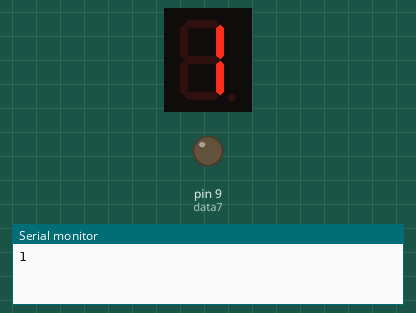
Recording of a sketch running on a simulated Arduino Uno, built with avr-gcc and run on an emulated ATmega328P. Shown: 1-digit seven-segment display, output pins drawn as LEDs (lit = HIGH), the last lines printed to the serial monitor. Wiring (inferred from the names in the program): 1-digit 7-segment display, segments lit when HIGH: segments pin 8, pin 7, pin 6, pin 5, pin 4, pin 3, pin 2. The segment pins are drawn as the display they are named for; pins used as bus, display or sensor lines are not drawn.

Above: at 0.1 s.
At 6.1 s:
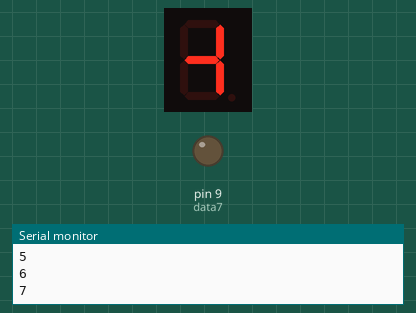
At 9.1 s:
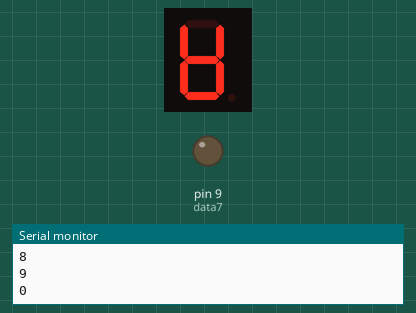
At 10.1 s:
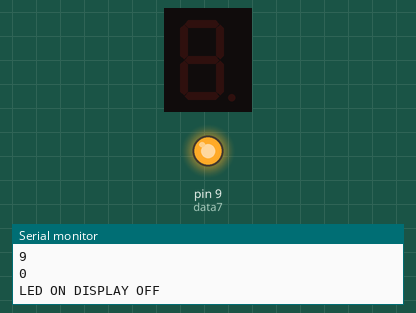
Timing chart, 0 to 30.5 s (numbered marks = the images above):
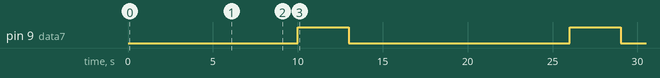

The sketch:

ardu_display.ino
```cpp
/*

  Shift Register Example

  Turning on the outputs of a 74HC595 using an array

 Hardware:

 * 74HC595 shift register

 * LEDs attached to each of the outputs of the shift register

 */
//Pin connected to ST_CP of 74HC595
//int latchPin = 3;
//Pin connected to SH_CP of 74HC595
//int clockPin = 4;
////Pin connected to DS of 74HC595
//int dataPin = 2;
int data0=2;
int data1=3;
int data2=4;
int data3=5;
int data4=6;
int data5=7;
int data6=8;
int data7=9;


//holders for information you're going to pass to shifting function
byte data;
byte dataArray[10];

void setup() {

  //set pins to output because they are addressed in the main loop

// pinMode(latchPin, OUTPUT);
  pinMode(data0, OUTPUT);
  pinMode(data1, OUTPUT);
  pinMode(data2, OUTPUT);
  pinMode(data3, OUTPUT);
  pinMode(data4, OUTPUT);
  pinMode(data5, OUTPUT);
  pinMode(data6, OUTPUT);
  pinMode(data7, OUTPUT);

  Serial.begin(9600);

  //Binary notation as comment

  dataArray[0] =0x30;// 0xFF; //0b11111111
/*
  dataArray[1] =0x6D;// 0xFE; //0b11111110

  dataArray[2] =0x79;// 0xFC; //0b11111100

  dataArray[3] =0x72;// 0xF8; //0b11111000

  dataArray[4] =0x5B;// 0xF0; //0b11110000

  dataArray[5] =0x5F;// 0xE0; //0b11100000

  dataArray[6] =0x31;// 0xC0; //0b11000000

  dataArray[7] =0x7F;// 0x80; //0b10000000

  dataArray[8] =0x7B;// 0x00; //0b00000000

  dataArray[9] =0x3F;// 0xE0; //0b11100000

  dataArray[10] =0x80;// LED ON

  dataArray[11] =0x00;// LED OFF

  //function that blinks all the LEDs

  //gets passed the number of blinks and the pause time

  */
}

void loop() {
  int number=0x30;
  Serial.println("");

     digitalWrite(2,(data0=bitRead(number, 0)));
     Serial.println(1);
     digitalWrite(3,(data0=bitRead(number, 1)));
     digitalWrite(4,(data0=bitRead(number, 2)));
     digitalWrite(5,(data0=bitRead(number, 3)));
     digitalWrite(6,(data0=bitRead(number, 4)));
     digitalWrite(7,(data0=bitRead(number, 5)));
     digitalWrite(8,(data0=bitRead(number, 6)));
     digitalWrite(9,(data0=bitRead(number, 7)));
   delay(1000);

   number=0x6D;
  Serial.println("");

     digitalWrite(2,(data0=bitRead(number, 0)));
     Serial.println(2);
     digitalWrite(3,(data0=bitRead(number, 1)));
     digitalWrite(4,(data0=bitRead(number, 2)));
     digitalWrite(5,(data0=bitRead(number, 3)));
     digitalWrite(6,(data0=bitRead(number, 4)));
     digitalWrite(7,(data0=bitRead(number, 5)));
     digitalWrite(8,(data0=bitRead(number, 6)));
     digitalWrite(9,(data0=bitRead(number, 7)));
   delay(1000);
number=0x79;
  Serial.println("");

     digitalWrite(2,(data0=bitRead(number, 0)));
     Serial.println(3);
     digitalWrite(3,(data0=bitRead(number, 1)));
     digitalWrite(4,(data0=bitRead(number, 2)));
     digitalWrite(5,(data0=bitRead(number, 3)));
     digitalWrite(6,(data0=bitRead(number, 4)));
     digitalWrite(7,(data0=bitRead(number, 5)));
     digitalWrite(8,(data0=bitRead(number, 6)));
     digitalWrite(9,(data0=bitRead(number, 7)));
   delay(1000);
number=0x72;
  Serial.println("");

     digitalWrite(2,(data0=bitRead(number, 0)));
     Serial.println(4);
     digitalWrite(3,(data0=bitRead(number, 1)));
     digitalWrite(4,(data0=bitRead(number, 2)));
     digitalWrite(5,(data0=bitRead(number, 3)));
     digitalWrite(6,(data0=bitRead(number, 4)));
     digitalWrite(7,(data0=bitRead(number, 5)));
     digitalWrite(8,(data0=bitRead(number, 6)));
     digitalWrite(9,(data0=bitRead(number, 7)));
   delay(1000);
number=0x5B;
  Serial.println("");

     digitalWrite(2,(data0=bitRead(number, 0)));
     Serial.println(5);
     digitalWrite(3,(data0=bitRead(number, 1)));
     digitalWrite(4,(data0=bitRead(number, 2)));
     digitalWrite(5,(data0=bitRead(number, 3)));
     digitalWrite(6,(data0=bitRead(number, 4)));
     digitalWrite(7,(data0=bitRead(number, 5)));
     digitalWrite(8,(data0=bitRead(number, 6)));
     digitalWrite(9,(data0=bitRead(number, 7)));
   delay(1000);
number=0x5F;
  Serial.println("");

     digitalWrite(2,(data0=bitRead(number, 0)));
     Serial.println(6);
     digitalWrite(3,(data0=bitRead(number, 1)));
     digitalWrite(4,(data0=bitRead(number, 2)));
     digitalWrite(5,(data0=bitRead(number, 3)));
     digitalWrite(6,(data0=bitRead(number, 4)));
     digitalWrite(7,(data0=bitRead(number, 5)));
     digitalWrite(8,(data0=bitRead(number, 6)));
     digitalWrite(9,(data0=bitRead(number, 7)));
   delay(1000);
number=0x31;
  Serial.println("");

     digitalWrite(2,(data0=bitRead(number, 0)));
     Serial.println(7);
     digitalWrite(3,(data0=bitRead(number, 1)));
     digitalWrite(4,(data0=bitRead(number, 2)));
     digitalWrite(5,(data0=bitRead(number, 3)));
     digitalWrite(6,(data0=bitRead(number, 4)));
     digitalWrite(7,(data0=bitRead(number, 5)));
     digitalWrite(8,(data0=bitRead(number, 6)));
     digitalWrite(9,(data0=bitRead(number, 7)));
   delay(1000);
   number=0x7F;
  Serial.println("");

     digitalWrite(2,(data0=bitRead(number, 0)));
     Serial.println(8);
     digitalWrite(3,(data0=bitRead(number, 1)));
     digitalWrite(4,(data0=bitRead(number, 2)));
     digitalWrite(5,(data0=bitRead(number, 3)));
     digitalWrite(6,(data0=bitRead(number, 4)));
     digitalWrite(7,(data0=bitRead(number, 5)));
     digitalWrite(8,(data0=bitRead(number, 6)));
     digitalWrite(9,(data0=bitRead(number, 7)));
   delay(1000);
   number=0x7B;
  Serial.println("");

     digitalWrite(2,(data0=bitRead(number, 0)));
     Serial.println(9);
     digitalWrite(3,(data0=bitRead(number, 1)));
     digitalWrite(4,(data0=bitRead(number, 2)));
     digitalWrite(5,(data0=bitRead(number, 3)));
     digitalWrite(6,(data0=bitRead(number, 4)));
     digitalWrite(7,(data0=bitRead(number, 5)));
     digitalWrite(8,(data0=bitRead(number, 6)));
     digitalWrite(9,(data0=bitRead(number, 7)));
   delay(1000);
   number=0x3F;
  Serial.println("");

     digitalWrite(2,(data0=bitRead(number, 0)));
     Serial.println(0);
     digitalWrite(3,(data0=bitRead(number, 1)));
     digitalWrite(4,(data0=bitRead(number, 2)));
     digitalWrite(5,(data0=bitRead(number, 3)));
     digitalWrite(6,(data0=bitRead(number, 4)));
     digitalWrite(7,(data0=bitRead(number, 5)));
     digitalWrite(8,(data0=bitRead(number, 6)));
     digitalWrite(9,(data0=bitRead(number, 7)));
   delay(1000);
   number=0x80;
  Serial.println("");

     digitalWrite(2,(data0=bitRead(number, 0)));
     Serial.println("LED ON DISPLAY OFF");
     digitalWrite(3,(data0=bitRead(number, 1)));
     digitalWrite(4,(data0=bitRead(number, 2)));
     digitalWrite(5,(data0=bitRead(number, 3)));
     digitalWrite(6,(data0=bitRead(number, 4)));
     digitalWrite(7,(data0=bitRead(number, 5)));
     digitalWrite(8,(data0=bitRead(number, 6)));
     digitalWrite(9,(data0=bitRead(number, 7)));
   delay(3000);
   number=0x00;
  Serial.println("");

     digitalWrite(2,(data0=bitRead(number, 0)));
     Serial.println("LED OFF DISPLAY OFF");
     digitalWrite(3,(data0=bitRead(number, 1)));
     digitalWrite(4,(data0=bitRead(number, 2)));
     digitalWrite(5,(data0=bitRead(number, 3)));
     digitalWrite(6,(data0=bitRead(number, 4)));
     digitalWrite(7,(data0=bitRead(number, 5)));
     digitalWrite(8,(data0=bitRead(number, 6)));
     digitalWrite(9,(data0=bitRead(number, 7)));
   delay(3000);


}
```

Measured:
- by itself, pin 9 (data7): alternates HIGH for 3.0 s and LOW for 13.0 s
- by itself, everything shown: repeats every 16.0 s, in 12 steps
- what the display in image 1 shows lasts 1.0 s, from 6.0 s to 7.0 s
